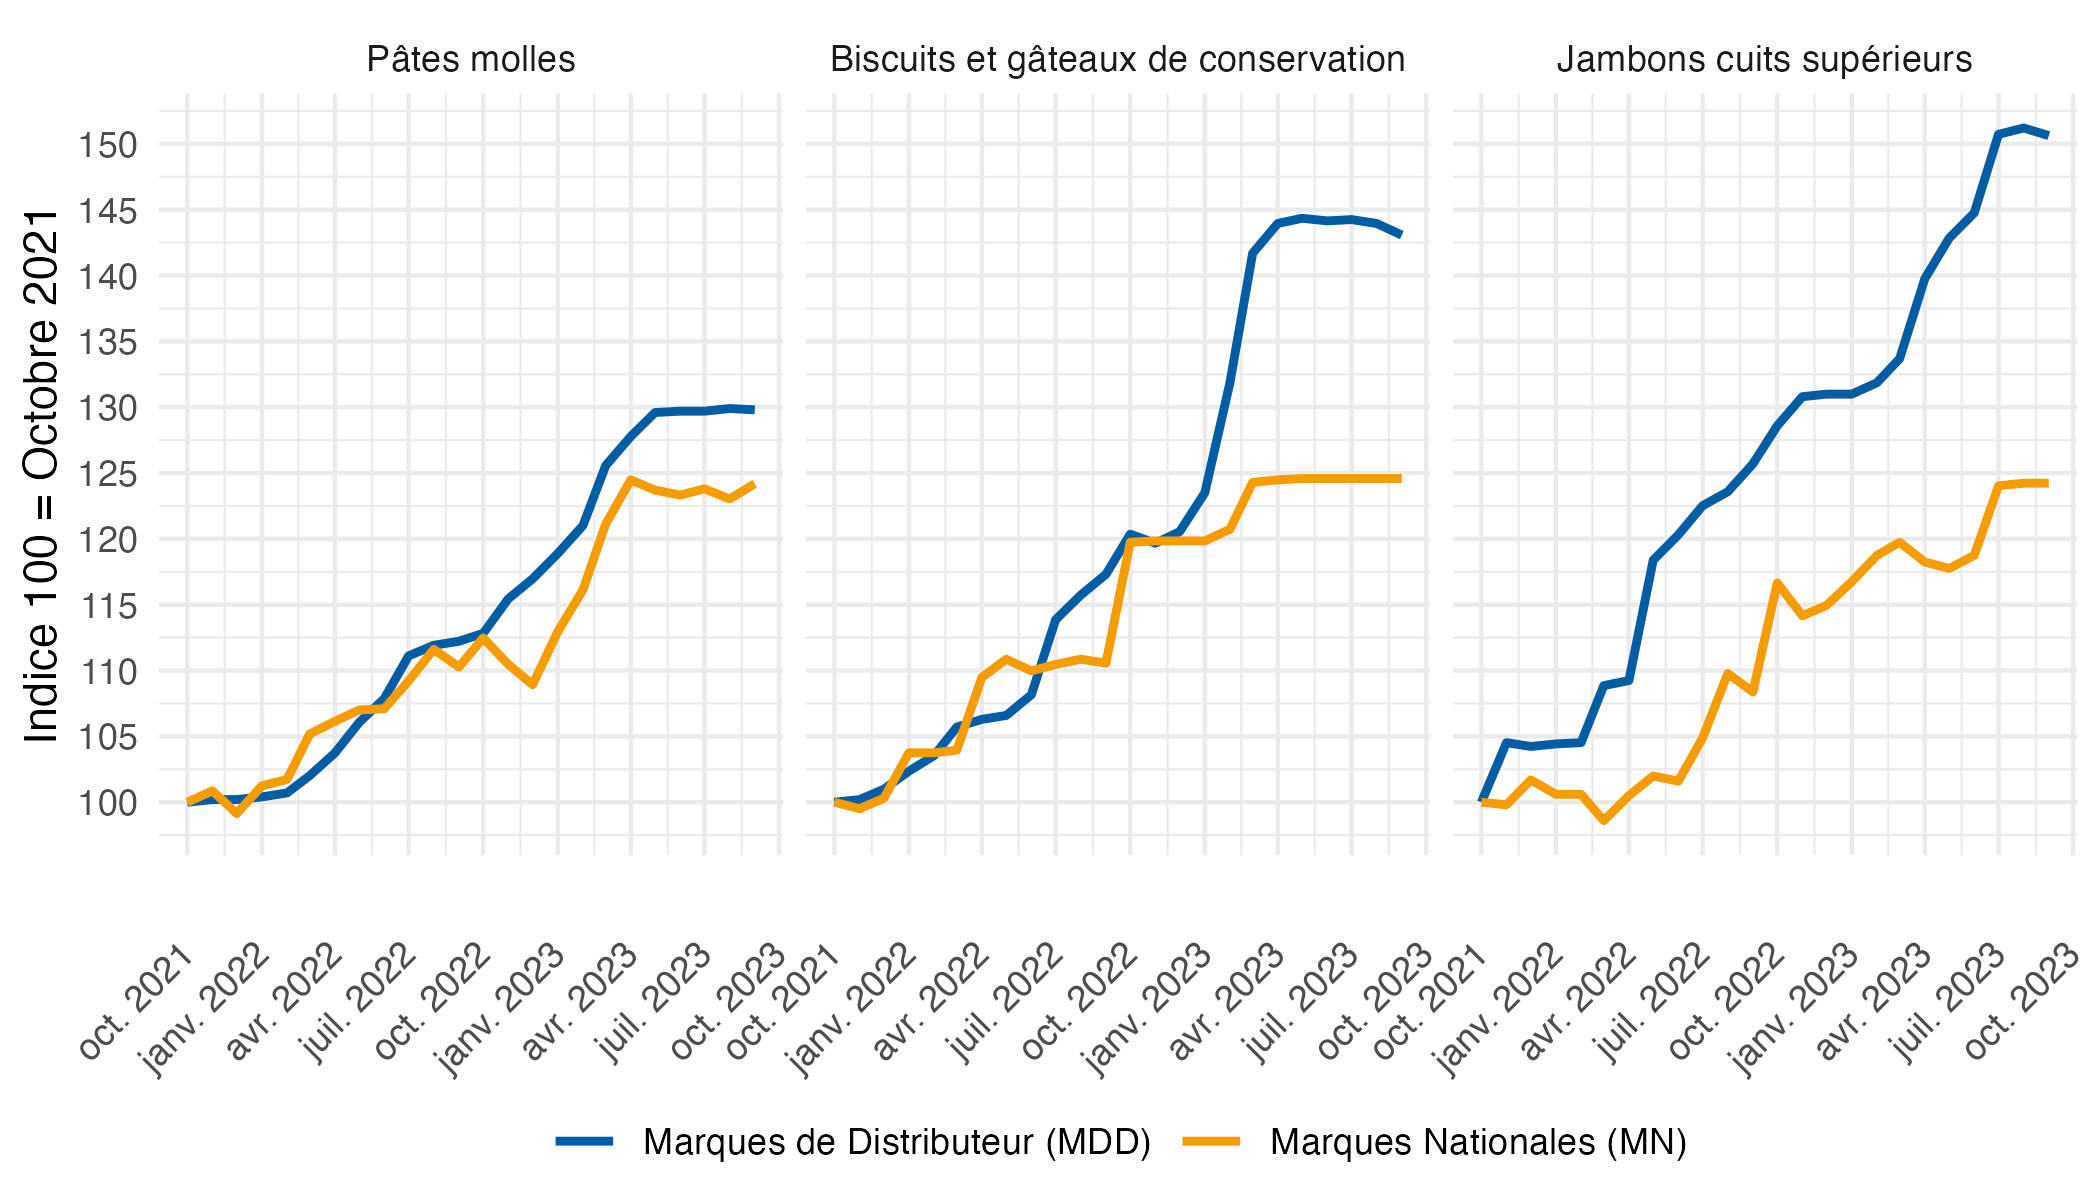

Here is the R script that generated this plot:
library(tidyverse)
library(eurostat)
library(rsdmx)

## Load INSEE datasets ------

idbanks_INSEE <- c("010533929",
                   "010533930",
                   "010533976",
                   "010533977",
                   "010534011",
                   "010534012")

# Build URL
url <- paste0(
  "https://www.bdm.insee.fr/series/sdmx/data/SERIES_BDM/",
  paste(idbanks_INSEE, collapse = "+")
)

# Read and clean data

`IPPI-2015` <- url |>
  readSDMX() |>
  as_tibble() |>
  mutate(date = as.Date(paste0(TIME_PERIOD, "-01")),
         OBS_VALUE = as.numeric(OBS_VALUE)) |>
  select(-TIME_PERIOD)

## Données du graphique 5 --------

# Set French locale for date formatting
Sys.setlocale("LC_TIME", "fr_CA.UTF-8")

# ---- Préparation des données ----
graphique6 <- `IPPI-2015` |>
  mutate(
    produit = str_extract(
      TITLE_FR,
      "(?<=CPF \\d{2}\\.\\d{2} − ).*?(?= (MDD|MN|:))"
    ),
    qualite = case_when(
      str_detect(TITLE_FR, "\\bMDD\\b") ~ "Marques de Distributeur (MDD)",
      str_detect(TITLE_FR, "\\bMN\\b") ~ "Marques Nationales (MN)",
      TRUE ~ NA_character_
    )
  ) |>
  filter(
    date >= as.Date("2021-10-01"),
    date <= as.Date("2023-10-01")
  ) |>
  group_by(TITLE_FR) |>
  arrange(date) |>
  mutate(OBS_VALUE = 100 * OBS_VALUE / OBS_VALUE[1]) |>
  ungroup() |>
  mutate(
    produit = factor(
      produit,
      levels = c(
        "Pâtes molles",
        "Biscuits et gâteaux de conservation",
        "Jambons cuits supérieurs"
      )
    )
  ) |>
  select(qualite, produit, date, OBS_VALUE) |>
  arrange(produit, qualite, date)

# Sauvegarde CSV
write_csv2(graphique6, file = "graphique6.csv")

# ---- Graphique 6 ----

ggplot(data = graphique6) +
  geom_line(aes(x = date, y = OBS_VALUE, color = qualite), size = 1) +
  facet_wrap(~ produit) +
  scale_y_continuous(breaks = seq(-100, 500, 5)) +
  scale_x_date(
    breaks = seq.Date(from = as.Date("2021-10-01"), to = Sys.Date(), by = "3 months"),
    labels = date_format("%b %Y")
  ) +
  scale_color_manual(values = c("#005DA4", "#F59C00")) +
  theme_minimal() +
  labs(
    x = NULL,
    y = "Indice 100 = Octobre 2021"
  ) +
  theme(
    legend.position = "bottom",
    legend.title = element_blank(),
    legend.margin = margin(t = -3),
    axis.text.x = element_text(angle = 45, vjust = 0.5, hjust = 1)
  )

ggsave("graphique6.pdf", width = 7, height = 4, device = cairo_pdf)
ggsave("graphique6.png", bg = "white", width = 7, height = 4)
ggsave("graphique6.svg", bg = "white", width = 7, height = 4)



